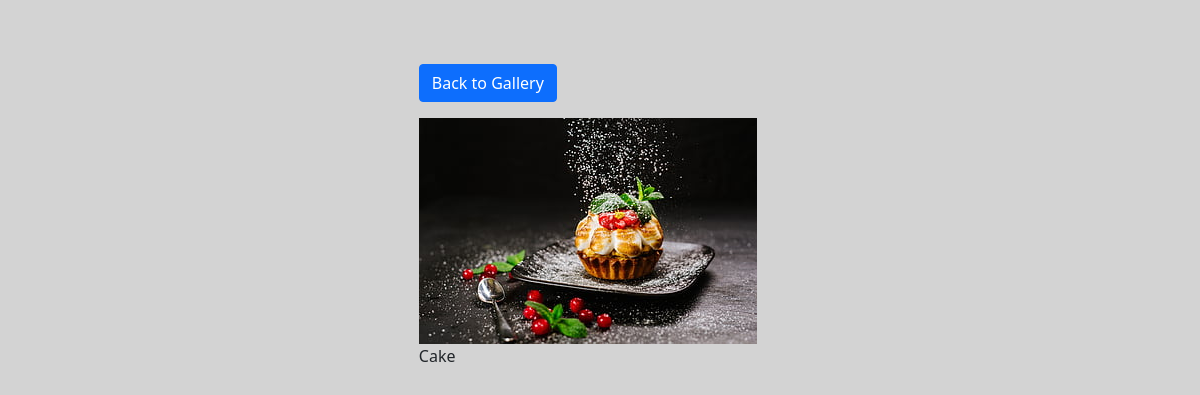
The page /photo/35/ on the database its author committed.
### Photo_Album_Application/models.py (models this page shows, shortened)
class Photo(models.Model):
    class Meta:
        verbose_name = 'Photo'
        verbose_name_plural = 'Photos'
    category = models.ForeignKey(
        Category, on_delete=models.SET_NULL, null=True, blank=True)
    image = models.ImageField(null=False, blank=False)
    description = models.TextField()

### Photo_Album_Application/views.py (the view)
# urls.py: path('photo/<str:pk>/', views.viewPhoto, name='photo'),
def viewPhoto(request, pk):
    photo = Photo.objects.get(id=pk)
    return render(request, 'photo.html', {'photo': photo})

### Photo_Album_Application/templates/photo.html (shortened to what this page needs)
<!DOCTYPE html>
<html>
<head>
    <link href="https://cdn.jsdelivr.net/npm/bootstrap@5.0.0-beta1/dist/css/bootstrap.min.css" rel="stylesheet"
>
</head>
<body class="m-5">
    <div class="container">
        <div class="row justify-content-center">
            <div class="col">
                <a href="{% url 'gallery' %}" class="btn btn-primary my-3">Back to Gallery</a>
                <div style="height: 80vh">
                    <img style="max-width: 100%; max-height: 100%;" src="{{photo.image.url}}">
                    <p>{{photo.description}}</p>
                </div>
            </div>
        </div>
    </div>
</body>
</html>

### Photo_Album_Application/templates/photo.html (style rules this page uses)
body { background-color: lightgrey; }
.container { width: 35%; height: 35%; overflow: hidden; }

### rows shown on the page
Photo: image (picture), description "Cake"
